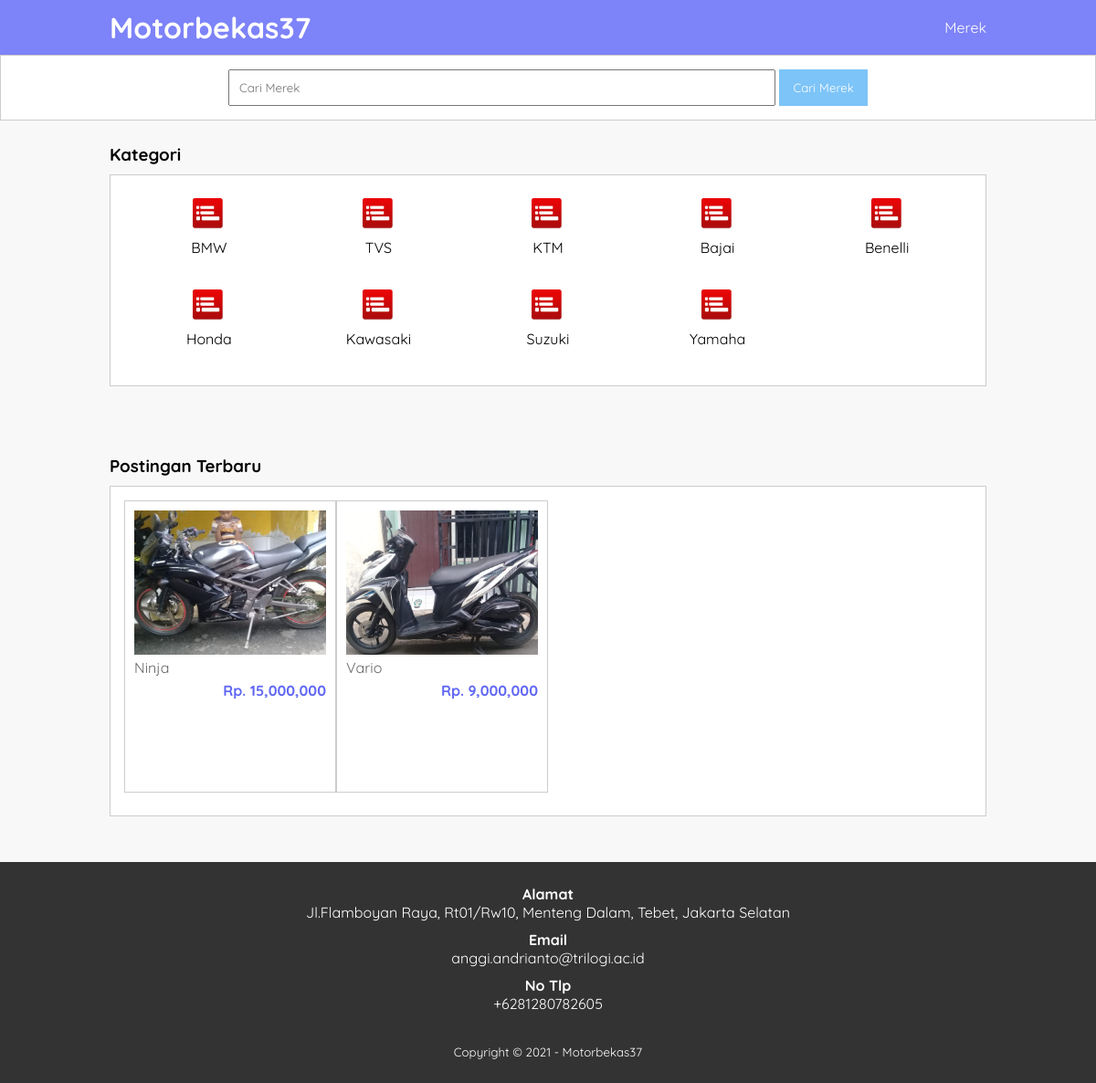
The page /motorbekas/index.php on the database its author committed.
### tables this page shows
CREATE TABLE `tb_category` (
  `category_id` int(11) NOT NULL,
  `category_name` varchar(25) NOT NULL
);

CREATE TABLE `tb_product` (
  `product_id` int(11) NOT NULL,
  `category_id` int(11) NOT NULL,
  `product_name` varchar(100) NOT NULL,
  `product_price` int(11) NOT NULL,
  `product_description` text NOT NULL,
  `product_image` varchar(100) NOT NULL,
  `product_status` tinyint(1) NOT NULL,
  `date_create` timestamp NOT NULL DEFAULT current_timestamp()
);

### motorbekas/index.php (the view, shortened to what this page needs)
<?php
	include 'db.php';
	$kontak = mysqli_query($conn, "SELECT admin_telp, admin_email, admin_address FROM tb_admin WHERE admin_id = 1");
	$a = mysqli_fetch_object($kontak);
?>
<!DOCTYPE html>
<html lang="en">
<head>
	<link rel="stylesheet" type="text/css" href="css/style.css">
</head>
<body>
	<header>
		<div class="container">
		    <h1><a href="index.php">Motorbekas37</a></h1>
		    <ul>
			    <li><a href="merek.php">Merek</a></li>
		    </ul>
		</div>
	</header>
	<div class="search">
		<div class="container">
			<form action="merek.php">
				<input type="text" name="search" placeholder="Cari Merek">
				<input type="submit" name="cari" value="Cari Merek">
			</form>
		</div>
	</div>
	<div class="section">
		<div class="container">
			<h3>Kategori</h3>
			<div class="box">
				<?php
					$kategori = mysqli_query($conn, "SELECT * FROM tb_category ORDER BY category_id DESC");
					if(mysqli_num_rows($kategori) > 0){
						while ($k = mysqli_fetch_array($kategori)) {
				?>
					<a href="merek.php?kat=<?php echo $k['category_id'] ?>">
						<div class="col-5">
							<img src="img/icon kategori.jpg" width="35px" style="margin-bottom: 5px;">
							<p><?php echo $k['category_name'] ?></p>
						</div>
					</a>
				<?php }}else{ ?>
					<p>Yang anda cari tidak ada</p>
				<?php } ?>
			</div>
		</div>
	</div>
	<div class="section">
		<div class="container">
			<h3>Postingan Terbaru</h3>
			<div class="box">
				<?php
					$merek = mysqli_query($conn, "SELECT * FROM tb_product WHERE product_status = 1 ORDER BY product_id DESC LIMIT 8");
					if(mysqli_num_rows($merek) > 0){
						while ($p = mysqli_fetch_array($merek)){
				?>
					<a href="detail-merek.php?id=<?php echo $p['product_id'] ?>">
						<div class="col-4">
							<img src="produk/<?php echo $p['product_image'] ?>">
							<p class="nama"><?php echo substr($p['product_name'], 0, 30) ?></p>
							<p class="harga">Rp. <?php echo number_format($p['product_price']) ?></p>
						</div>
					</a>
				<?php }}else{ ?>
					<p>Motor yang di cari tidak ada</p>
				<?php } ?>
			</div>
		</div>
	</div>
	<div class="footer">
		<div class="container">
			<h4>Alamat</h4>
			<p><?php echo $a->admin_address ?></p>
			<h4>Email</h4>
			<p><?php echo $a->admin_email ?></p>
			<h4>No Tlp</h4>
			<p><?php echo $a->admin_telp ?></p>
			<small>Copyright &copy; 2021 - Motorbekas37</small>
		</div>
	</div>
</body>
</html>

### motorbekas/css/style.css (style rules this page uses)
* { padding: 0; margin: 0; font-family: 'Quicksand', sans-serif; }
body { background-color: #f8f8f8; }
a { color: inherit; text-decoration: none; }
header { background-color: #7D83F8; color: #fff; }
header h1 { float: left; padding: 10px 0; }
header ul { float: right; }
header ul li { display: inline-block; }
header ul li a { padding: 20px 0 20px 15px; display: inline-block; }
.container { width: 80%; margin: 0 auto; }
.container:after { content: ''; display: block; clear: both; }
.section { padding: 25px 0; }
.box { background-color: #fff; border: 1px solid #ccc; padding: 15px; box-sizing: border-box; margin: 10px 0 25px 0; }
.box:after { content: ''; display: block; clear: both; }
.search { padding: 15px 0; background-color: #fff; border: 1px solid #ccc; text-align: center; }
.search input[type=text] { width: 60%; padding: 10px; }
.search input[type=submit] { padding: 12px 15px; background-color: #7DC4F8; color: #fff; border: none; cursor: pointer; }
.col-5 { width: 20%; height: 100px; text-align: center; float: left; padding: 10px; box-sizing: border-box; }
.col-4 { width: 25%; height: 320px; border: 1px solid #ccc; float: left; padding: 10px; box-sizing: border-box; margin-bottom: 10px; }
.col-4 img { width: 100%; }
.col-4 .nama { color: #666; margin-bottom: 5px; }
.col-4 .harga { font-weight: bold; color: #6067F3; float: right; }
.footer { padding: 25px 0; background-color: #333; color: #fff; text-align: center; }
.footer p { margin-bottom: 10px; }
.footer small { margin-top: 25px; display: inline-block; }

### rows shown on the page
tb_category: category_name "BMW"
tb_category: category_name "TVS"
tb_category: category_name "KTM"
tb_category: category_name "Bajai"
tb_category: category_name "Benelli"
tb_category: category_name "Honda"
tb_category: category_name "Kawasaki"
tb_category: category_name "Suzuki"
tb_category: category_name "Yamaha"
tb_product: product_image (picture), product_name "Ninja", product_price "15,000,000"
tb_product: product_image (picture), product_name "Vario", product_price "9,000,000"

### other values the page prints
$a->admin_address "Jl.Flamboyan Raya, Rt01/Rw10, Menteng Dalam, Tebet, Jakarta Selatan"
$a->admin_email "anggi.andrianto@trilogi.ac.id"
$a->admin_telp "+6281280782605"
